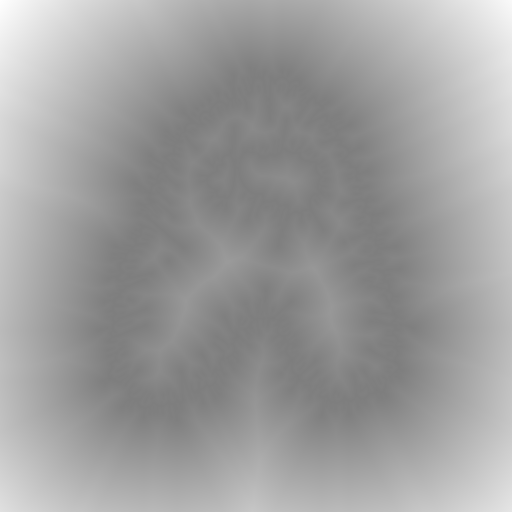
#> input picture sdf/A_disgusted.png, 512 x 512 px, given in place of  K 高兴.png, which was not available
$ python transfer.py
#> lines starting #> are read from the running program, lines starting #| are printed output that depends on the picture; after the words box and inside, x2 and y2 are one past the last pixel; in counts of white or black regions, pixels touching at a corner belong together; pictures that were not available may be replaced by others from this repository, and a replacement may not be noted
#> further down, img is the input picture: shape (512, 512); min 125, max 254, mean 158.5
import cv2
import numpy as np

def transfer_sdf(img):
    # 二值化（阈值可调）
    _, mask = cv2.threshold(img, 127, 255, cv2.THRESH_BINARY)
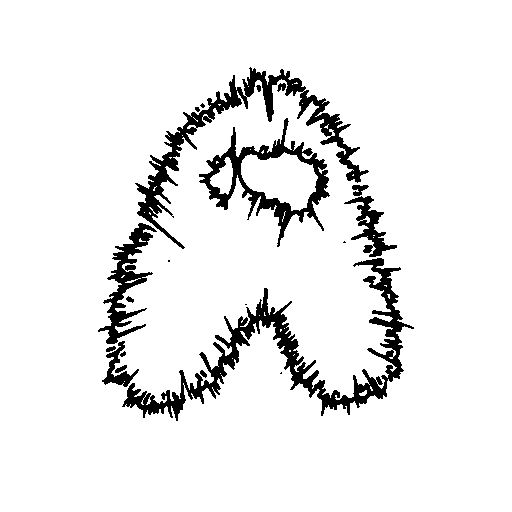
#> mask: shape (512, 512); 92.3% white; 20 black regions (6 under 20 px), largest, box (x1, y1, x2, y2) and area: (122, 258, 414, 421) 7448, (135, 67, 369, 249) 5214, (199, 118, 330, 247) 3528

    # 计算前景（白色）的距离场
    dist_white = cv2.distanceTransform(mask, cv2.DIST_L2, 5)
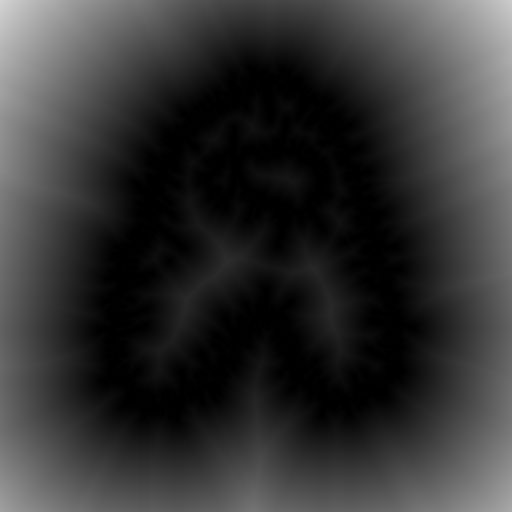
#> dist_white: shape (512, 512) float32; min 0, max 211.3, mean 52.1
    # 计算背景（黑色）的距离场
    dist_black = cv2.distanceTransform(255 - mask, cv2.DIST_L2, 5)
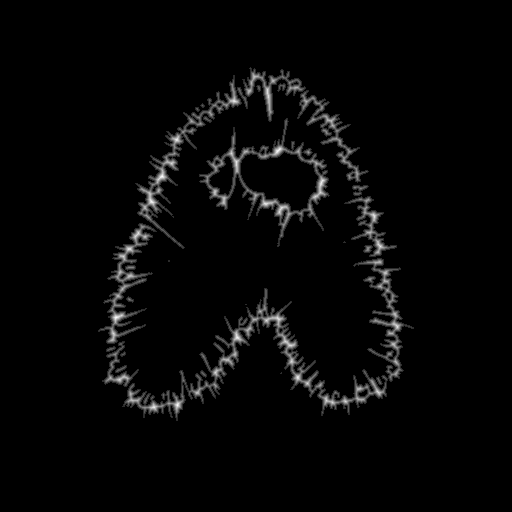
#> dist_black: shape (512, 512) float32; min 0, max 5.79, mean 0.145; drawn with min black and max white

    # 白色区域正距离，黑色区域负距离
    sdf = dist_white - dist_black
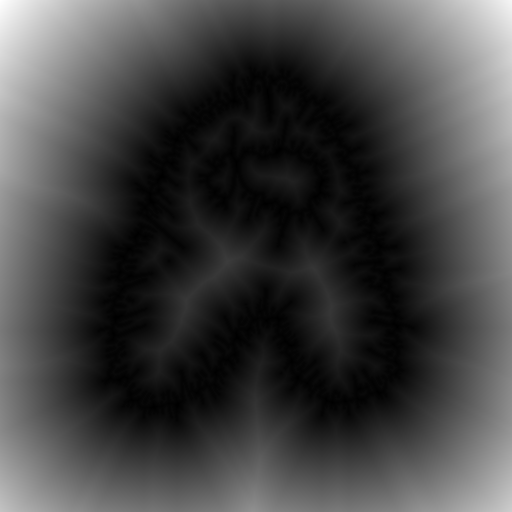
#> sdf: shape (512, 512) float32; min -5.79, max 211.3, mean 52; drawn with min black and max white

    # 归一化到[-1, 1]范围,
    sdf = sdf / np.max(np.abs(sdf))

    return ((sdf + 1) / 2 * 255).astype(np.uint8)

# 可选：可视化保存
# cv2.imwrite('sdf_visual.png', ((sdf + 1) / 2 * 255).astype(np.uint8))

letter_list = ['K']
emotion_zh = ['高兴', '恶心', '生气', '伤心', '惊讶', '惊恐', '中立']
emotion_en = ['happy', 'disgusted', 'angry', 'sad', 'surprised', 'fearful', 'neutral']
for letter in letter_list:
    for i, emotion in enumerate(emotion_zh):
        # 读取灰度图（黑白）
        path = f'origin/{letter}/{letter} {emotion}.png'
        if not cv2.haveImageReader(path):
            path = f'origin/{letter}/{letter} {emotion}.jpg'
        if not cv2.haveImageReader(path):
            path = f'origin/{letter}/ {letter} {emotion}.jpg'
        if not cv2.haveImageReader(path):
            path = f'origin/{letter}/ {letter} {emotion}.png'
        img = cv2.imread(path, cv2.IMREAD_GRAYSCALE)
#> (the run stopped early here; a loop or call above may not have finished)
